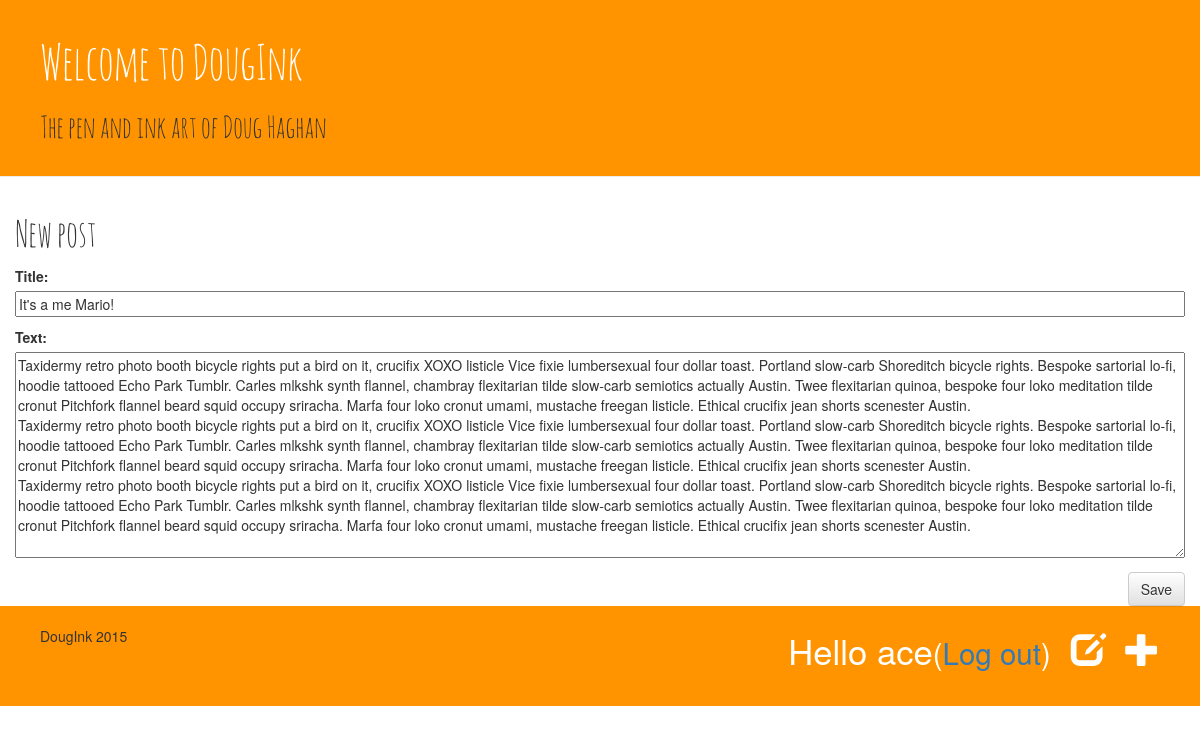
Screenshot of /post/3/edit/ (signed in) with the database file from the repository.
### blog/models.py (models this page shows, shortened)
class Post(models.Model):
    author = models.ForeignKey('auth.User')
    title = models.CharField(max_length=255)
    text = models.TextField()
    created_date = models.DateTimeField(
            default=timezone.now)
    published_date = models.DateTimeField(
            blank=True, null=True)

### blog/views.py (the view)
# urls.py: url(r'^post/(?P<pk>[0-9]+)/edit/$', views.post_edit, name='post_edit'),
@login_required
def post_edit(request, pk):
    post = get_object_or_404(Post, pk=pk)
    if request.method == "POST":
        form = PostForm(request.POST, instance=post)
        if form.is_valid():
            post = form.save(commit=False)
            post.author = request.user
            post.published_date = timezone.now()
            post.save()
            return redirect('blog.views.post_detail', pk=post.pk)
    else:
        form = PostForm(instance=post)
    return render(request, 'blog/post_edit.html', {'form': form})

### blog/forms.py
class PostForm(forms.ModelForm):
    class Meta:
        model = Post
        fields = ('title', 'text',)

### blog/templates/blog/post_edit.html
{% extends "blog/base.html" %}
{% block content %}
    <h1>New post</h1>
    <form method="POST" class="post-form">{% csrf_token %}
        {{ form.as_p }}
        <button type="submit" class="save btn btn-default">Save</button>
    </form>
{% endblock %}

### blog/templates/blog/base.html (shortened to what this page needs)
{% load staticfiles %}
<!DOCTYPE html>
<html lang="en">
<head>
	<link rel="stylesheet" href="//maxcdn.bootstrapcdn.com/bootstrap/3.2.0/css/bootstrap.min.css">
	<link rel="stylesheet" href="//maxcdn.bootstrapcdn.com/bootstrap/3.2.0/css/bootstrap-theme.min.css">
	<link rel="stylesheet" href="{% static 'css/style.css' %}">
</head>
<body>
	<div class="page-header">
	    <h1><a href="/">Welcome to DougInk</a></h1>
	    <h2>The pen and ink art of Doug Haghan</h2>
	</div>
	<div class="container">
	   <div class="row">
	        {% block content %}
			{% endblock %}
	    </div>
	</div>
	<footer>
		<div class="row">
			<div class="col-md-2 col-sm-2">
				<p>DougInk {% now "Y" %}</p>
			</div>
			<div class="col-md-10 col-sm-10">
				{% if user.is_authenticated %}
			        <a href="{% url "post_new" %}" class="top-menu"><span class="glyphicon glyphicon-plus"></span></a>
			        <a href="{% url "post_draft_list" %}" class="top-menu"><span class="glyphicon glyphicon-edit"></span></a>
			        <p class="top-menu">Hello {{ user.username }}<small>(<a href="{% url "django.contrib.auth.views.logout" %}">Log out</a>)</small></p>
		        {% else %}
		        	<a href="{% url "django.contrib.auth.views.login" %}" class="top-menu"><span class="glyphicon glyphicon-lock"></span></a>
		        {% endif %}
		    </div>
	    </div>
	</footer>
</body>
</html>

### blog/static/css/style.css (style rules this page uses)
.page-header, footer { background-color: #ff9400; margin-top: 0; padding: 20px 20px 20px 40px; }
.page-header h1, .page-header h1 a, .page-header h1 a:visited, .page-header h1 a:active { color: #ffffff; font-size: 36pt; text-decoration: none; }
h1, h2, h3, h4 { font-family: 'amatic_scregular', sans-serif; }
.save { float: right; }
.post-form textarea, .post-form input { width: 100%; }
.top-menu, .top-menu:hover, .top-menu:visited { color: #ffffff; float: right; font-size: 26pt; margin-right: 20px; }

### rows the page displays
Post: title "It's a me Mario!", text "Taxidermy retro photo booth bicycle rights put a bird on it, crucifix XOXO listicle Vice fixie lumbersexual four dollar toast. Portland slow-carb Shoreditch bicycle rights. Bespoke sartorial lo-fi, hoodie tattooed Echo Park Tumblr. Carles mlkshk synth flannel, chambray flexitarian tilde slow-carb semiotics actually Austin. Twee flexitarian quinoa, bespoke four loko meditation tilde cronut Pitchfork flannel beard squid occupy sriracha. Marfa four loko cronut umami, mustache freegan listicle. Ethical crucifix jean shorts scenester Austin. Taxidermy retro photo booth bicycle rights put a bird on it, crucifix XOXO listicle Vice fixie lumbersexual four dollar toast. Portland slow-carb Shoreditch…"

### other values shown
{{ user.username }} "ace"
